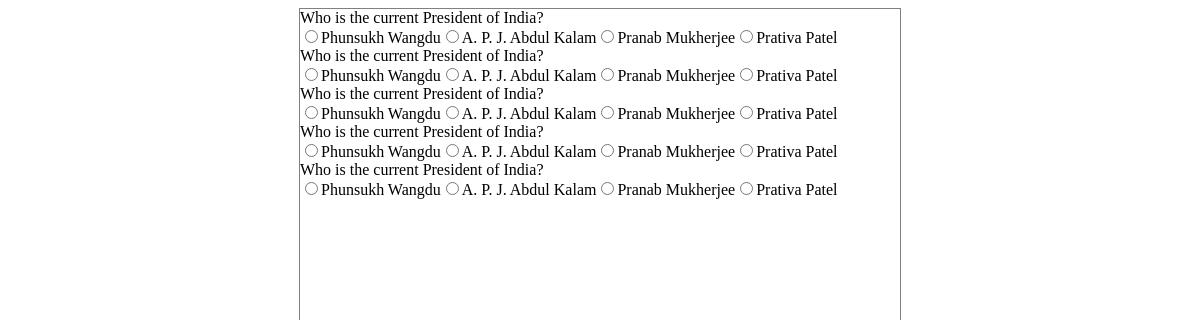
Screenshot of /exam.php (signed in) with the database file from the repository.
### tables this page shows
CREATE TABLE `questions` (
  `q_id` int(11) NOT NULL AUTO_INCREMENT,
  `q_body` varchar(50) NOT NULL,
  `q_ans1` varchar(30) NOT NULL,
  `q_ans2` varchar(30) NOT NULL,
  `q_ans3` varchar(30) NOT NULL,
  `q_ans4` varchar(30) NOT NULL,
  `q_correct_ans` int(11) NOT NULL,
  PRIMARY KEY (`q_id`)
);

### exam.php (the view, shortened to what this page needs)
<?php
require('./template/header.php');
$db = db_connect();
$qr = $db->prepare("SELECT q_body, q_ans1, q_ans2, q_ans3, q_ans4 FROM questions WHERE q_id = ?");
$qs = array();
echo '<form name="questions" method="post" action="">';
for ($i=1; $i<=5; $i++)
{
	while(in_array($qno = rand(1, 10), $qs));
	$qs[] = $qno;
	$qr->execute(array($qno));
	$result = $qr->fetch(PDO::FETCH_ASSOC);
	echo '<div class="question">' . $result['q_body'] . '</div>';
	echo '<div class="answer">';
	for ($j=1; $j<=4; $j++)
	{
		echo '<input type="radio" value="'. $j . '" />' . $result["q_ans$j"];
	}
	echo '</div>';
}
?>

### template/header.php (shortened to what this page needs)
<html>
	<head>
		<link rel="stylesheet" type="text/css" href="./style.css" />
	</head>
	<body>

### style.css (style rules this page uses)
body { margin-left:auto; margin-right:auto; width: 600px; border: 1px solid grey; }

### rows the page displays
questions: q_body "Who is the current President of India?", q_ans1 "Phunsukh Wangdu", q_ans2 "A. P. J. Abdul Kalam", q_ans3 "Pranab Mukherjee", q_ans4 "Prativa Patel"
questions: q_body "Who is the current President of India?", q_ans1 "Phunsukh Wangdu", q_ans2 "A. P. J. Abdul Kalam", q_ans3 "Pranab Mukherjee", q_ans4 "Prativa Patel"
questions: q_body "Who is the current President of India?", q_ans1 "Phunsukh Wangdu", q_ans2 "A. P. J. Abdul Kalam", q_ans3 "Pranab Mukherjee", q_ans4 "Prativa Patel"
questions: q_body "Who is the current President of India?", q_ans1 "Phunsukh Wangdu", q_ans2 "A. P. J. Abdul Kalam", q_ans3 "Pranab Mukherjee", q_ans4 "Prativa Patel"
questions: q_body "Who is the current President of India?", q_ans1 "Phunsukh Wangdu", q_ans2 "A. P. J. Abdul Kalam", q_ans3 "Pranab Mukherjee", q_ans4 "Prativa Patel"
